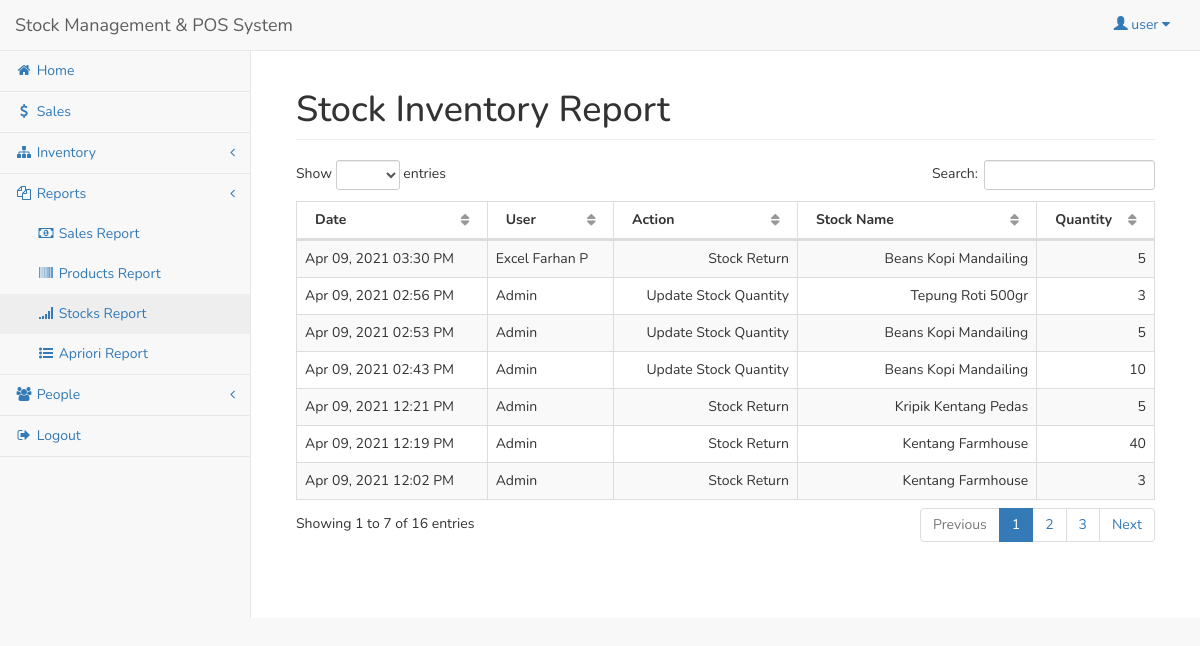
The page /admin/inventory_stock.php (signed in) on the database its author committed.
### tables this page shows
CREATE TABLE `user` (
  `userid` int(11) NOT NULL,
  `username` varchar(30) NOT NULL,
  `password` varchar(50) NOT NULL,
  `access` int(1) NOT NULL
);

CREATE TABLE `inventory` (
  `inventoryid` int(11) NOT NULL,
  `userid` int(11) NOT NULL,
  `action` varchar(50) NOT NULL,
  `productid` int(11) DEFAULT NULL,
  `stockid` int(11) DEFAULT NULL,
  `quantity` double NOT NULL,
  `inventory_date` datetime NOT NULL
);

CREATE TABLE `employee` (
  `userid` int(11) NOT NULL,
  `employee_name` varchar(50) NOT NULL,
  `address` varchar(150) NOT NULL,
  `contact` varchar(50) NOT NULL
);

CREATE TABLE `stock` (
  `stockid` int(11) NOT NULL,
  `stock_name` varchar(150) NOT NULL,
  `stock_price` double NOT NULL,
  `stock_qty` int(11) NOT NULL,
  `min_qty` int(11) NOT NULL,
  `supplierid` int(11) NOT NULL
);

### admin/session.php (called while the page is built, shortened)
<?php
	include('../conn.php');
	$sq=mysqli_query($conn,"select * from `user` where userid='".$_SESSION['id']."'");
	$srow=mysqli_fetch_array($sq);
	$user=$srow['username'];
?>

### admin/inventory_stock.php (the view, shortened to what this page needs)
<?php include('session.php'); ?>
<?php include('header.php'); ?>
<body>
<div id="wrapper">
<?php include('navbar.php'); ?>
<div style="height:50px;"></div>
<div id="page-wrapper">
<div class="container-fluid">
	<div class="row">
        <div class="col-lg-12">
            <h1 class="page-header">Stock Inventory Report</h1>
        </div>
    </div>
    <div class="row">
        <div class="col-lg-12">
            <table width="100%" class="table table-striped table-bordered table-hover" id="invTable">
                <thead>
                    <tr>
                        <th>Date</th>
						<th>User</th>
                        <th>Action</th>
						<th>Stock Name</th>
						<th>Quantity</th>
                    </tr>
                </thead>
                <tbody>
				<?php
					$iq=mysqli_query($conn,"select * from inventory left join stock on stock.stockid=inventory.stockid where productid is null order by inventory_date desc");
					while($iqrow=mysqli_fetch_array($iq)){
					?>
						<tr>
							<td><?php echo date('M d, Y h:i A',strtotime($iqrow['inventory_date'])); ?></td>
							<td>
							<?php
								$u=mysqli_query($conn,"select * from `user` left join employee on employee.userid=user.userid left join supplier on supplier.userid=user.userid where user.userid='".$iqrow['userid']."'");
								$urow=mysqli_fetch_array($u);
								if($urow['access']==1){
									echo "Admin";
								}
								elseif($urow['access']==2){
									echo $urow['employee_name'];
								}
								else{
									echo $urow['company_name'];
								}
							?>
							</td>
							<td align="right"><?php echo $iqrow['action']; ?></td>
							<td align="right"><?php echo $iqrow['stock_name']; ?></td>
							<td align="right"><?php echo $iqrow['quantity']; ?></td>
						</tr>
					<?php
					}
				?>
                </tbody>
            </table>
        </div>
    </div>
</div>
</div>
</div>
</body>
</html>

### admin/navbar.php (shortened to what this page needs)
    <nav class="navbar navbar-default navbar-fixed-top" role="navigation" style="margin-bottom: 0">
        <div class="navbar-header">
<a class="navbar-brand" href="index.php">Stock Management & POS System</a>
        </div>
        <ul class="nav navbar-top-links navbar-right">
            <li class="dropdown">
                <a class="dropdown-toggle" data-toggle="dropdown" href="#">
		<span class="glyphicon glyphicon-user"></span> <?php echo $user; ?> <i class="fa fa-caret-down"></i>
                </a>
            </li>
        </ul>
        <div class="navbar-default sidebar" role="navigation">
            <div class="sidebar-nav navbar-collapse">
                <ul class="nav" id="side-menu">
                    <li>
                        <a href="index.php"><i class="fa fa-home fa-fw"></i> Home </a>
                    </li>
                    <li>
                        <a href="sales_trans.php"><i class="fa fa-usd fa-fw"></i> Sales </a>
                    </li>
                    <li>
                        <a href="#"><i class="fa fa-sitemap fa-fw"></i> Inventory <span class="fa arrow"></span></a>
                    </li>
		<li>
                        <a href="#"><i class="fa fa-copy fa-fw"></i> Reports<span class="fa arrow"></span></a>
                        <ul class="nav nav-second-level">
                            <li>
                                <a href="sales.php"><i class="fa fa-money fa-fw"></i> Sales Report</a>
                            </li>
                            <li>
                                <a href="inventory.php"><i class="fa fa-barcode fa-fw"></i> Products Report</a>
                            </li>
                            <li>
                                <a href="inventory_stock.php"><i class="fa fa-signal fa-fw"></i> Stocks Report</a>
                            </li>
                            <li>
                                <a href="proses_apriori.php"><i class="fa fa-list-ul fa-fw"></i> Apriori Report</a>
                            </li>
                        </ul>
                    </li>
                    <li>
                        <a href="#"><i class="fa fa-users fa-fw"></i> People <span class="fa arrow"></span></a>
                    </li>
		<li><a href="#logout" data-toggle="modal"><i class="fa fa-sign-out fa-fw"></i> Logout</a></li>
                </ul>
            </div>
        </div>
    </nav>

### admin/header.php (style rules this page uses)
* { font-family: 'Nunito', sans-serif; }

### rows shown on the page
user: username "user"
inventory: inventory_date "Apr 09, 2021 03:30 PM", employee.employee_name "Excel Farhan P", action "Stock Return", stockid.stock_name "Beans Kopi Mandailing", quantity "5"
inventory: inventory_date "Apr 09, 2021 02:56 PM", shows "Admin", action "Update Stock Quantity", stockid.stock_name "Tepung Roti 500gr", quantity "3"
inventory: inventory_date "Apr 09, 2021 02:53 PM", shows "Admin", action "Update Stock Quantity", stockid.stock_name "Beans Kopi Mandailing", quantity "5"
inventory: inventory_date "Apr 09, 2021 02:43 PM", shows "Admin", action "Update Stock Quantity", stockid.stock_name "Beans Kopi Mandailing", quantity "10"
inventory: inventory_date "Apr 09, 2021 12:21 PM", shows "Admin", action "Stock Return", stockid.stock_name "Kripik Kentang Pedas", quantity "5"
inventory: inventory_date "Apr 09, 2021 12:19 PM", shows "Admin", action "Stock Return", stockid.stock_name "Kentang Farmhouse", quantity "40"
inventory: inventory_date "Apr 09, 2021 12:02 PM", shows "Admin", action "Stock Return", stockid.stock_name "Kentang Farmhouse", quantity "3"
